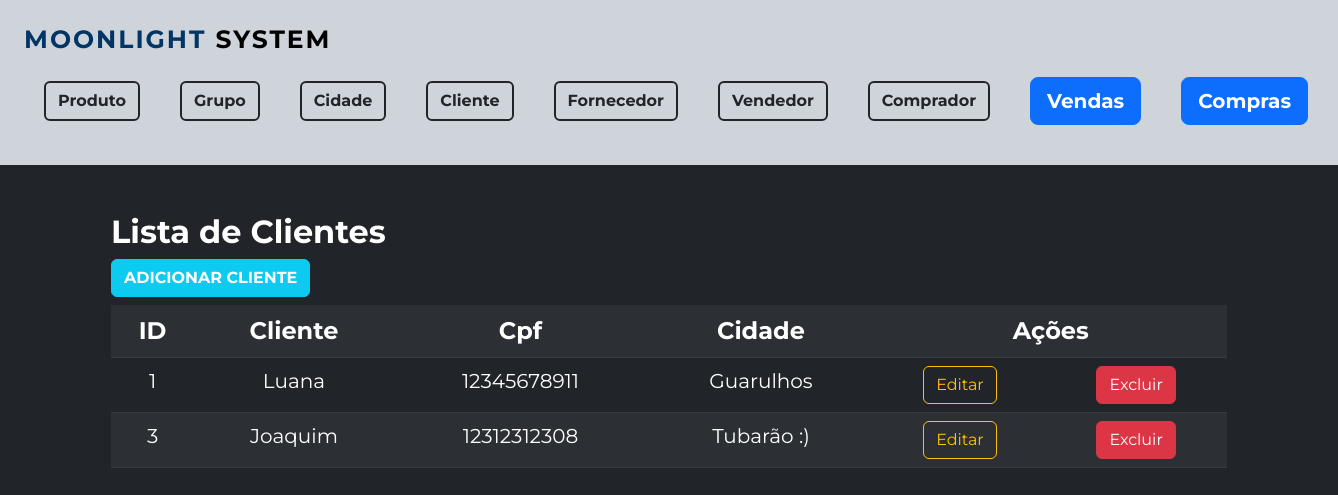
Page /Cliente/formListaCliente.php on the committed database.
### tables this page shows
CREATE TABLE `tb_cliente` (
  `id_cliente` int(11) NOT NULL,
  `nm_cliente` varchar(55) DEFAULT NULL,
  `cpf_cliente` varchar(11) DEFAULT NULL,
  `fk_id_cidade` int(11) NOT NULL
);

CREATE TABLE `tb_cidade` (
  `id_cidade` int(11) NOT NULL,
  `nm_cidade` varchar(55) DEFAULT NULL,
  `uf_cidade` varchar(2) DEFAULT NULL,
  `dt_cadastro` int(20) NOT NULL
);

### Cliente/formListaCliente.php (the view, shortened to what this page needs)
<?php
include '../formMenu.php';
include '../conexao/conecta.php';
$sql="SELECT cli.id_cliente, cli.nm_cliente, cli.cpf_cliente, cid.nm_cidade FROM tb_cliente cli INNER JOIN tb_cidade cid ON cid.id_cidade=cli.fk_id_cidade ORDER BY cli.id_cliente";
$resultado= mysqli_query($conexao,$sql);
?>
<div class="container pt-5">
	<h2 class="fw-bold"> Lista de Clientes</h2>
	<a href="formCliente.php" class="btn btn-info fw-bold text-white mb-2">ADICIONAR CLIENTE</a>
	<table class="table table-striped table-dark container text-center">
		<tr class="fs-4">
			<th>ID </th>
			<th>Cliente</th>
			<th>Cpf</th>
			<th>Cidade</th>
			<th colspan='2'>Ações</th>
		</tr>
		<?php
			while ( $item=mysqli_fetch_array($resultado)) {
				echo "<tr class='fs-5'>";
				echo "<td> $item[id_cliente] </td>";
				echo "<td> $item[nm_cliente] </td>";
				echo "<td>$item[cpf_cliente]</td>";
				echo "<td> $item[nm_cidade] </td>";
				echo "<td><a href='formCliente.php?id=$item[id_cliente]' class='btn btn-outline-warning'>Editar</a></td>";
				echo "<td><a href='formExcluirCliente.php?id=$item[id_cliente]' class='btn btn-danger'>Excluir</a></td>";
			}
	?>
	</table>
</div>

### formMenu.php (style rules this page uses)
body { background-color: #212529; color: #fff; font-family: 'Montserrat', sans-serif; }

### rows in the picture
tb_cliente: id_cliente "1", nm_cliente "Luana", cpf_cliente "12345678911", tb_cidade.nm_cidade "Guarulhos"
tb_cliente: id_cliente "3", nm_cliente "Joaquim", cpf_cliente "12312312308", tb_cidade.nm_cidade "Tubarão :)"
